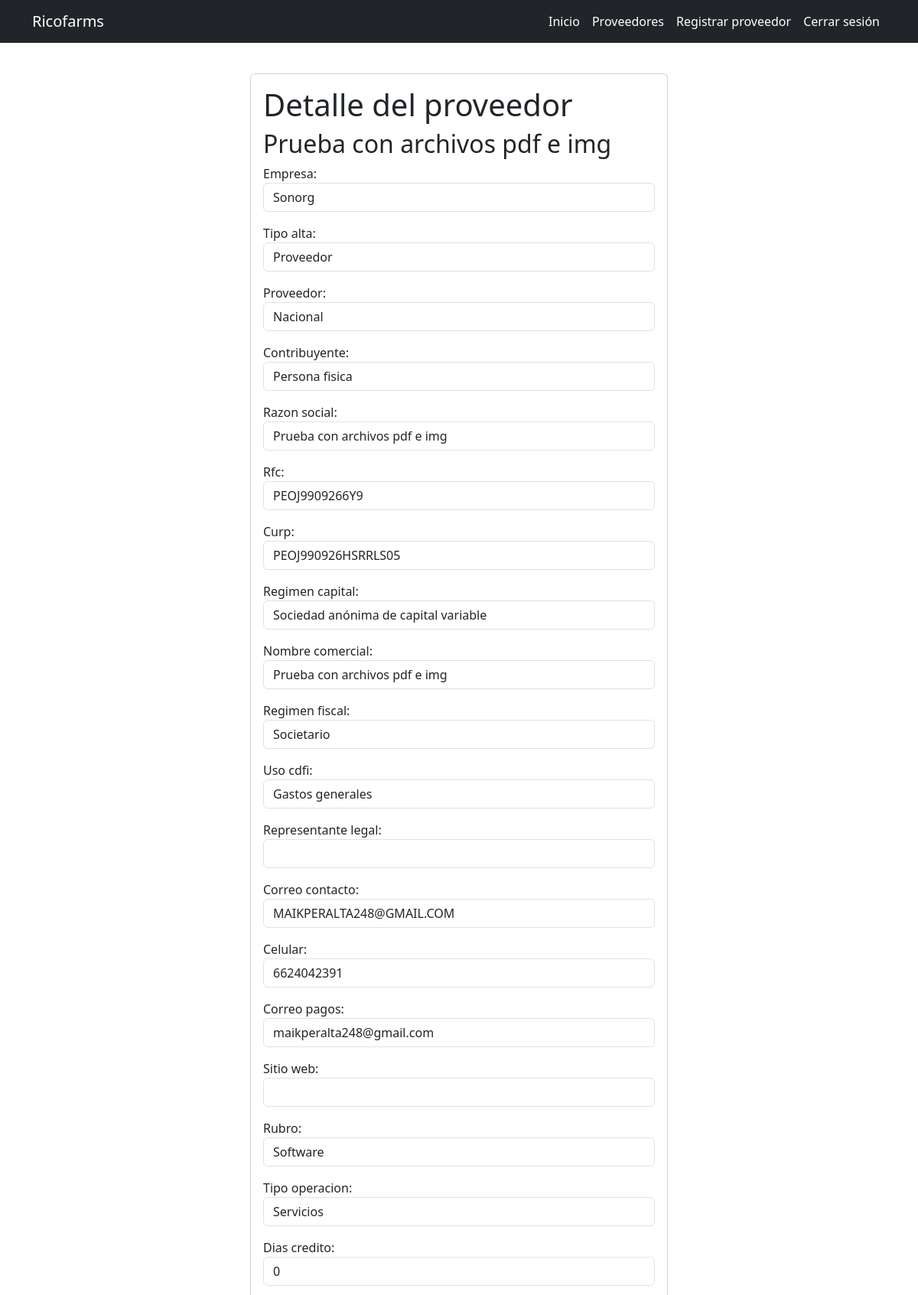
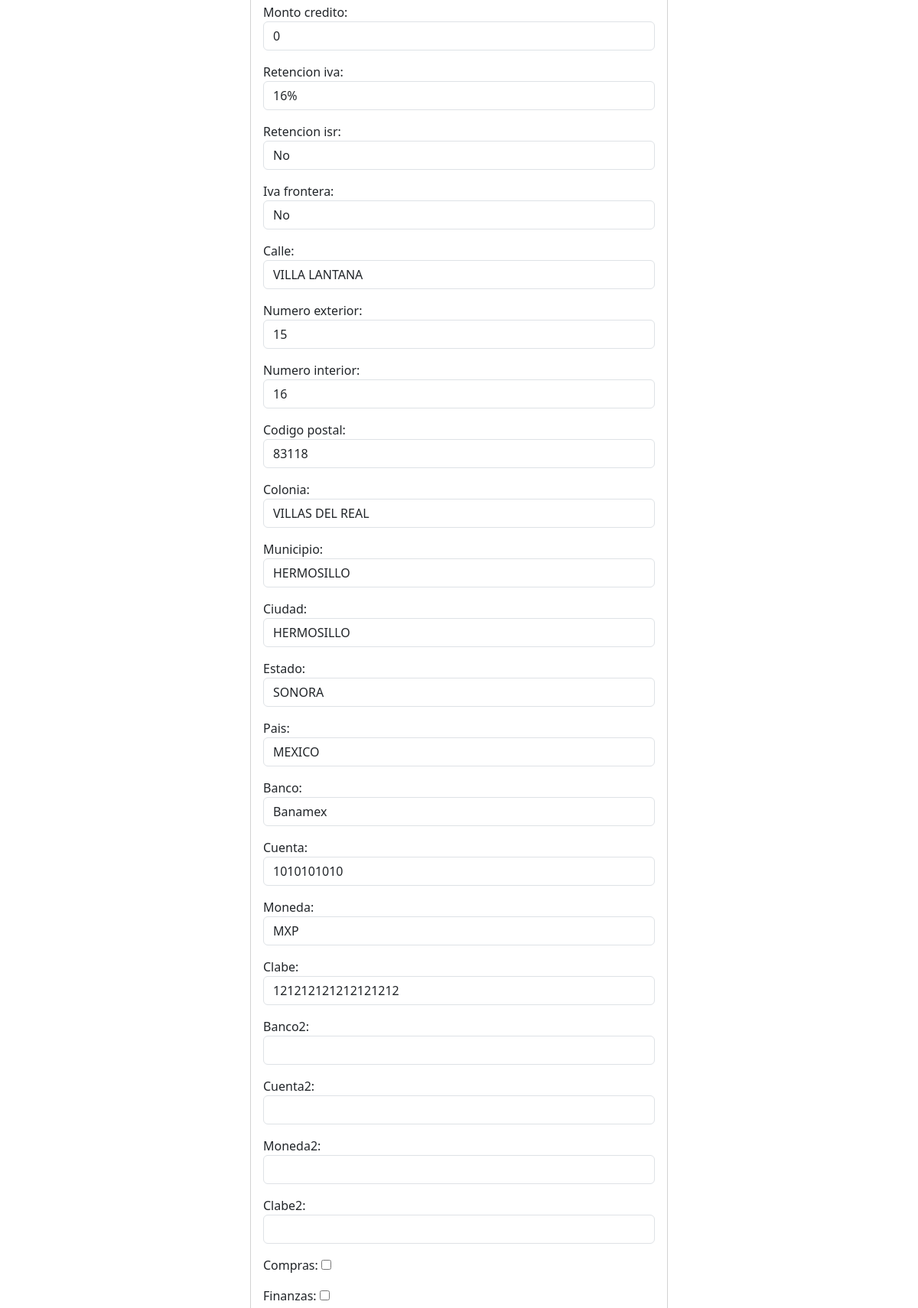
/proveedores/3/ (signed in, upper part), run on the app's committed database (2 pictures, top to bottom).
### alta_proveedores/models.py (models this page shows, shortened)
class Proveedor(models.Model):
    empresa = models.CharField(max_length=50)
    tipo_alta = models.CharField(max_length=20)
    proveedor = models.CharField(max_length=10)
    contribuyente = models.CharField(max_length=20)
    razon_social = models.CharField(max_length=50)
    rfc = models.CharField(max_length=13)
    curp = models.CharField(max_length=18, blank=True)
    regimen_capital = models.CharField(max_length=100)
    nombre_comercial = models.CharField(max_length=50)
    regimen_fiscal = models.CharField(max_length=100)
    uso_cdfi = models.CharField(max_length=100)
    representante_legal = models.CharField(max_length=50, blank=True)
    correo_contacto = models.CharField(max_length=30)
    celular = models.CharField(max_length=10)
    correo_pagos = models.CharField(max_length=30)
    sitio_web = models.CharField(max_length=30, blank=True)
    rubro = models.CharField(max_length=20)
    tipo_operacion = models.CharField(max_length=10)
    dias_credito = models.PositiveIntegerField(default=0)
    monto_credito = models.PositiveIntegerField(default=0)
    retencion_iva = models.CharField(max_length=10)
    retencion_isr = models.CharField(max_length=10)
    iva_frontera = models.CharField(max_length=10)
    calle = models.CharField(max_length=50)
    numero_exterior = models.CharField(max_length=10)
    numero_interior = models.CharField(max_length=10, blank=True)
    codigo_postal = models.CharField(max_length=5)
    colonia = models.CharField(max_length=50)
    municipio = models.CharField(max_length=30)
    ciudad = models.CharField(max_length=20)
    estado = models.CharField(max_length=20)
    pais = models.CharField(max_length=20)
    banco = models.CharField(max_length=50)
    cuenta = models.CharField(max_length=10)
    moneda = models.CharField(max_length=3)
    clabe = models.CharField(max_length=18)
    banco2 = models.CharField(max_length=50, blank=True)
    cuenta2 = models.CharField(max_length=10, blank=True)
    moneda2 = models.CharField(max_length=3, blank=True)
    clabe2 = models.CharField(max_length=18, blank=True)
    constancia_situacion_fiscal = models.FileField(upload_to='documentos/constancias/')
    estado_cuenta_bancario = models.FileField(upload_to='documentos/estados_cuenta')
    compras = models.BooleanField(default=False)
    finanzas = models.BooleanField(default=False)
    sistemas = models.BooleanField(default=False)
    aprobadas = models.BooleanField(default=False)
    fecha = models.DateTimeField(auto_now_add=True)
    usuario = models.ForeignKey(User, on_delete=models.CASCADE)

### alta_proveedores/views.py (the view, shortened to what this page needs)
# urls.py: path('proveedores/<int:proveedor_id>/', views.proveedor_detail, name='proveedor_detail'),
@login_required
def proveedor_detail(request, proveedor_id):
    proveedor = get_object_or_404(Proveedor, pk=proveedor_id, usuario=request.user)
    if request.method == 'GET':
        if request.user.is_staff:
            form = ProveedorFormForStaff(instance=proveedor)
        else:
            form = ProveedorDetailForm(instance=proveedor)
        return render(request, 'proveedor/proveedor_detail.html', {
            'proveedor': proveedor,
            'form': form
        })

### alta_proveedores/templates/proveedor/proveedor_detail.html (shortened to what this page needs)
{% extends 'base.html' %}
{% block content %}
<main class="container py-5 mt-5">
    <div class="row d-flex justify-content-center">
        <div class="col-md-6 align-self-center mx-auto">
            <form class="card card-body" method="POST">
                <h1>Detalle del proveedor</h1>
                <h2>{{proveedor.nombre_comercial}}</h2>
                {{form.as_p}}
            </form>
        </div>
    </div>
</main>
{% endblock %}

### data on the page
Proveedor: nombre_comercial "Prueba con archivos pdf e img", empresa "Sonorg", tipo_alta "Proveedor", proveedor "Nacional", contribuyente "Persona fisica", razon_social "Prueba con archivos pdf e img", rfc "PEOJ9909266Y9", curp "PEOJ990926HSRRLS05", regimen_capital "Sociedad anónima de capital variable", regimen_fiscal "Societario", uso_cdfi "Gastos generales", correo_contacto "MAIKPERALTA248@GMAIL.COM", celular "6624042391", correo_pagos "maikperalta248@gmail.com", rubro "Software", tipo_operacion "Servicios", dias_credito "0", monto_credito "0", retencion_iva "16%", retencion_isr "No", iva_frontera "No", calle "VILLA LANTANA", numero_exterior "15", numero_interior "16", codigo_postal "83118", colonia "VILLAS DEL REAL", municipio "HERMOSILLO", ciudad "HERMOSILLO", estado "SONORA", pais "MEXICO", banco "Banamex", cuenta "1010101010", moneda "MXP", clabe "121212121212121212"
